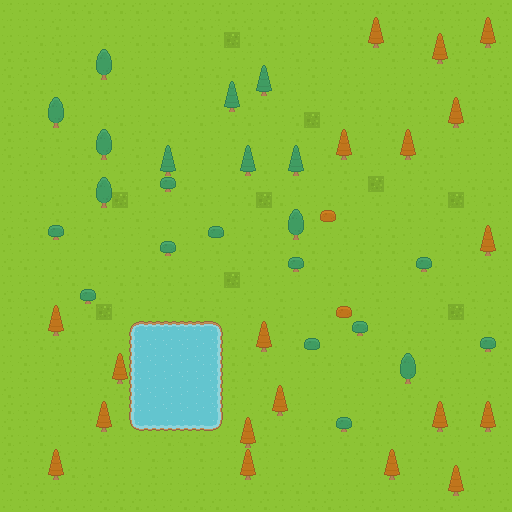

Tiled map render using the project's own tile images. Description and the whole map definition, tile-layer contents included, below:
An orthogonal 32x32 tile map with 16x16 px tiles, 3 tile layers (Ground, Water, Trees).

<map version="1.4" tiledversion="1.4.2" orientation="orthogonal" renderorder="right-down" width="32" height="32" tilewidth="16" tileheight="16" infinite="0" nextlayerid="9" nextobjectid="1">
 <tileset firstgid="1" name="Tilesheet" tilewidth="16" tileheight="16" tilecount="1156" columns="34">
  <image source="../Tilesheet.png" width="544" height="544" />
 </tileset>
 <layer id="6" name="Ground" width="32" height="32">
  <data encoding="csv">
9,9,9,9,8,8,8,8,8,9,8,8,9,8,8,9,9,8,8,8,9,8,9,8,8,8,9,8,8,9,9,8,
9,9,9,8,9,9,9,9,9,9,9,8,8,9,8,8,8,8,9,9,9,9,8,9,8,8,8,9,9,9,9,9,
9,9,8,8,9,9,8,9,8,8,8,8,8,9,40,8,8,8,9,8,9,8,8,8,8,8,8,8,8,9,8,9,
8,8,9,8,8,8,8,9,9,9,9,9,9,9,9,9,9,9,8,8,9,8,9,9,8,9,8,8,8,8,8,9,
8,8,9,9,8,8,8,9,8,9,9,8,8,8,8,9,9,9,9,8,9,8,9,9,9,9,9,9,9,8,8,8,
9,8,8,9,8,8,8,9,9,8,8,8,9,9,8,8,9,8,9,8,9,8,8,9,9,8,8,8,9,8,9,8,
8,8,9,9,9,9,9,9,9,9,9,9,9,8,8,8,8,9,9,9,9,8,8,8,8,8,8,9,8,8,8,9,
8,9,9,8,8,9,8,8,9,8,9,9,8,9,8,8,9,9,8,40,9,9,9,8,8,9,9,9,8,9,9,8,
8,9,8,8,9,9,8,9,8,8,8,8,9,9,8,8,9,8,8,9,9,8,9,9,8,9,9,9,8,9,8,8,
8,9,8,9,8,8,9,9,8,9,8,9,8,9,9,8,9,9,9,9,8,9,8,9,9,9,8,8,9,9,9,9,
9,8,8,9,8,9,9,8,9,9,8,9,9,9,8,9,8,9,8,9,8,8,9,9,9,8,8,9,9,9,9,9,
9,9,9,9,9,8,9,8,8,9,9,8,8,9,8,8,9,9,8,9,9,8,9,40,9,9,8,8,9,8,8,8,
9,9,8,8,9,9,8,40,9,8,9,8,8,9,8,8,40,8,9,9,8,8,9,8,9,8,8,8,40,9,8,9,
9,8,9,8,9,8,8,9,8,9,8,9,9,9,8,9,8,9,9,8,9,8,9,9,8,8,9,8,9,8,9,9,
8,9,8,9,9,8,8,9,9,8,9,9,8,8,9,8,8,9,9,9,9,8,8,8,8,9,9,8,8,9,9,9,
9,9,9,9,9,9,9,9,9,8,8,9,9,8,8,8,8,8,8,8,8,9,8,8,8,9,9,9,8,8,8,8,
8,8,9,8,9,9,8,9,8,8,8,9,8,9,8,8,8,9,9,8,8,8,9,8,9,8,9,9,9,9,8,9,
9,9,9,8,8,8,9,8,8,8,8,8,9,9,40,9,8,9,9,9,8,8,9,8,9,9,8,8,8,9,9,9,
8,8,9,9,9,8,9,8,9,9,8,8,8,8,9,8,9,8,9,9,9,8,9,8,9,9,9,8,9,8,8,8,
9,9,8,9,9,8,40,9,9,8,9,8,8,8,9,8,9,8,9,9,8,8,8,9,9,9,8,8,40,9,8,9,
8,8,9,8,8,9,9,9,0,0,0,0,0,0,9,9,9,8,8,9,8,9,9,9,8,8,8,9,8,9,8,8,
9,9,8,8,8,9,8,9,0,0,0,0,0,0,8,8,8,9,8,8,9,9,9,8,8,8,8,9,8,9,8,8,
9,8,9,8,9,9,8,9,0,0,0,0,0,0,8,8,8,9,9,8,8,8,8,9,8,8,9,9,9,9,8,8,
9,8,9,8,9,8,8,9,0,0,0,0,0,0,8,8,8,9,9,9,9,9,8,8,9,8,9,8,8,8,8,8,
8,9,9,9,9,9,8,8,0,0,0,0,0,0,8,9,8,9,9,9,9,8,9,9,9,8,8,8,9,9,8,9,
8,8,8,9,8,8,9,9,0,0,0,0,0,0,9,9,8,9,9,9,9,9,9,8,8,8,8,8,8,8,9,8,
8,9,8,9,9,9,8,8,0,0,0,0,0,0,9,8,8,9,8,8,8,8,8,8,9,9,8,8,8,9,9,9,
8,9,8,9,9,8,8,9,9,9,8,8,8,9,9,8,8,8,9,8,9,8,8,8,9,9,8,8,9,8,9,9,
8,8,8,8,8,9,8,9,9,8,8,9,8,9,9,9,9,8,9,8,9,8,8,9,9,8,8,8,9,9,8,8,
8,9,9,8,8,8,9,9,9,8,9,9,9,9,9,8,9,9,9,9,9,9,9,9,8,9,9,9,9,8,9,9,
9,8,8,9,9,8,8,8,8,8,9,9,8,9,9,8,8,8,8,8,8,9,8,9,8,9,9,9,8,9,8,9,
9,9,9,8,9,9,8,8,8,9,9,8,8,8,9,9,8,9,9,8,8,9,9,8,9,9,9,8,9,9,9,8
</data>
 </layer>
 <layer id="8" name="Water" width="32" height="32">
  <data encoding="csv">
0,0,0,0,0,0,0,0,0,0,0,0,0,0,0,0,0,0,0,0,0,0,0,0,0,0,0,0,0,0,0,0,
0,0,0,0,0,0,0,0,0,0,0,0,0,0,0,0,0,0,0,0,0,0,0,0,0,0,0,0,0,0,0,0,
0,0,0,0,0,0,0,0,0,0,0,0,0,0,0,0,0,0,0,0,0,0,0,0,0,0,0,0,0,0,0,0,
0,0,0,0,0,0,0,0,0,0,0,0,0,0,0,0,0,0,0,0,0,0,0,0,0,0,0,0,0,0,0,0,
0,0,0,0,0,0,0,0,0,0,0,0,0,0,0,0,0,0,0,0,0,0,0,0,0,0,0,0,0,0,0,0,
0,0,0,0,0,0,0,0,0,0,0,0,0,0,0,0,0,0,0,0,0,0,0,0,0,0,0,0,0,0,0,0,
0,0,0,0,0,0,0,0,0,0,0,0,0,0,0,0,0,0,0,0,0,0,0,0,0,0,0,0,0,0,0,0,
0,0,0,0,0,0,0,0,0,0,0,0,0,0,0,0,0,0,0,0,0,0,0,0,0,0,0,0,0,0,0,0,
0,0,0,0,0,0,0,0,0,0,0,0,0,0,0,0,0,0,0,0,0,0,0,0,0,0,0,0,0,0,0,0,
0,0,0,0,0,0,0,0,0,0,0,0,0,0,0,0,0,0,0,0,0,0,0,0,0,0,0,0,0,0,0,0,
0,0,0,0,0,0,0,0,0,0,0,0,0,0,0,0,0,0,0,0,0,0,0,0,0,0,0,0,0,0,0,0,
0,0,0,0,0,0,0,0,0,0,0,0,0,0,0,0,0,0,0,0,0,0,0,0,0,0,0,0,0,0,0,0,
0,0,0,0,0,0,0,0,0,0,0,0,0,0,0,0,0,0,0,0,0,0,0,0,0,0,0,0,0,0,0,0,
0,0,0,0,0,0,0,0,0,0,0,0,0,0,0,0,0,0,0,0,0,0,0,0,0,0,0,0,0,0,0,0,
0,0,0,0,0,0,0,0,0,0,0,0,0,0,0,0,0,0,0,0,0,0,0,0,0,0,0,0,0,0,0,0,
0,0,0,0,0,0,0,0,0,0,0,0,0,0,0,0,0,0,0,0,0,0,0,0,0,0,0,0,0,0,0,0,
0,0,0,0,0,0,0,0,0,0,0,0,0,0,0,0,0,0,0,0,0,0,0,0,0,0,0,0,0,0,0,0,
0,0,0,0,0,0,0,0,0,0,0,0,0,0,0,0,0,0,0,0,0,0,0,0,0,0,0,0,0,0,0,0,
0,0,0,0,0,0,0,0,0,0,0,0,0,0,0,0,0,0,0,0,0,0,0,0,0,0,0,0,0,0,0,0,
0,0,0,0,0,0,0,0,0,0,0,0,0,0,0,0,0,0,0,0,0,0,0,0,0,0,0,0,0,0,0,0,
0,0,0,0,0,0,0,0,3,4,4,4,4,5,0,0,0,0,0,0,0,0,0,0,0,0,0,0,0,0,0,0,
0,0,0,0,0,0,0,0,6,2,2,2,1,7,0,0,0,0,0,0,0,0,0,0,0,0,0,0,0,0,0,0,
0,0,0,0,0,0,0,0,6,2,2,1,2,7,0,0,0,0,0,0,0,0,0,0,0,0,0,0,0,0,0,0,
0,0,0,0,0,0,0,0,6,1,1,2,1,7,0,0,0,0,0,0,0,0,0,0,0,0,0,0,0,0,0,0,
0,0,0,0,0,0,0,0,6,2,2,1,1,7,0,0,0,0,0,0,0,0,0,0,0,0,0,0,0,0,0,0,
0,0,0,0,0,0,0,0,6,1,2,1,1,7,0,0,0,0,0,0,0,0,0,0,0,0,0,0,0,0,0,0,
0,0,0,0,0,0,0,0,37,38,38,38,38,39,0,0,0,0,0,0,0,0,0,0,0,0,0,0,0,0,0,0,
0,0,0,0,0,0,0,0,0,0,0,0,0,0,0,0,0,0,0,0,0,0,0,0,0,0,0,0,0,0,0,0,
0,0,0,0,0,0,0,0,0,0,0,0,0,0,0,0,0,0,0,0,0,0,0,0,0,0,0,0,0,0,0,0,
0,0,0,0,0,0,0,0,0,0,0,0,0,0,0,0,0,0,0,0,0,0,0,0,0,0,0,0,0,0,0,0,
0,0,0,0,0,0,0,0,0,0,0,0,0,0,0,0,0,0,0,0,0,0,0,0,0,0,0,0,0,0,0,0,
0,0,0,0,0,0,0,0,0,0,0,0,0,0,0,0,0,0,0,0,0,0,0,0,0,0,0,0,0,0,0,0
</data>
 </layer>
 <layer id="7" name="Trees" width="32" height="32">
  <data encoding="csv">
0,0,0,0,0,0,0,0,0,0,0,0,0,0,0,0,0,0,0,0,0,0,0,0,0,0,0,0,0,0,0,0,
0,0,0,0,0,0,0,0,0,0,0,0,0,0,0,0,0,0,0,0,0,0,0,14,0,0,0,0,0,0,14,0,
0,0,0,0,0,0,0,0,0,0,0,0,0,0,0,0,0,0,0,0,0,0,0,48,0,0,0,14,0,0,48,0,
0,0,0,0,0,0,13,0,0,0,0,0,0,0,0,0,0,0,0,0,0,0,0,0,0,0,0,48,0,0,0,0,
0,0,0,0,0,0,47,0,0,0,0,0,0,0,0,0,15,0,0,0,0,0,0,0,0,0,0,0,0,0,0,0,
0,0,0,0,0,0,0,0,0,0,0,0,0,0,15,0,49,0,0,0,0,0,0,0,0,0,0,0,0,0,0,0,
0,0,0,13,0,0,0,0,0,0,0,0,0,0,49,0,0,0,0,0,0,0,0,0,0,0,0,0,14,0,0,0,
0,0,0,47,0,0,0,0,0,0,0,0,0,0,0,0,0,0,0,0,0,0,0,0,0,0,0,0,48,0,0,0,
0,0,0,0,0,0,13,0,0,0,0,0,0,0,0,0,0,0,0,0,0,14,0,0,0,14,0,0,0,0,0,0,
0,0,0,0,0,0,47,0,0,0,15,0,0,0,0,15,0,0,15,0,0,48,0,0,0,48,0,0,0,0,0,0,
0,0,0,0,0,0,0,0,0,0,49,0,0,0,0,49,0,0,49,0,0,0,0,0,0,0,0,0,0,0,0,0,
0,0,0,0,0,0,13,0,0,0,11,0,0,0,0,0,0,0,0,0,0,0,0,0,0,0,0,0,0,0,0,0,
0,0,0,0,0,0,47,0,0,0,0,0,0,0,0,0,0,0,0,0,0,0,0,0,0,0,0,0,0,0,0,0,
0,0,0,0,0,0,0,0,0,0,0,0,0,0,0,0,0,0,13,0,44,0,0,0,0,0,0,0,0,0,0,0,
0,0,0,11,0,0,0,0,0,0,0,0,0,45,0,0,0,0,47,0,0,0,0,0,0,0,0,0,0,0,14,0,
0,0,0,0,0,0,0,0,0,0,11,0,0,0,0,0,0,0,0,0,0,0,0,0,0,0,0,0,0,0,48,0,
0,0,0,0,0,0,0,0,0,0,0,0,0,0,0,0,0,0,11,0,0,0,0,0,0,0,11,0,0,0,0,0,
0,0,0,0,0,0,0,0,0,0,0,0,0,0,0,0,0,0,0,0,0,0,0,0,0,0,0,0,0,0,0,0,
0,0,0,0,0,11,0,0,0,0,0,0,0,0,0,0,0,0,0,0,0,0,0,0,0,0,0,0,0,0,0,0,
0,0,0,14,0,0,0,0,0,0,0,0,0,0,0,0,0,0,0,0,0,44,0,0,0,0,0,0,0,0,0,0,
0,0,0,48,0,0,0,0,0,0,0,0,0,0,0,0,14,0,0,0,0,0,11,0,0,0,0,0,0,0,0,0,
0,0,0,0,0,0,0,0,0,0,0,0,0,0,0,0,48,0,0,45,0,0,0,0,0,0,0,0,0,0,11,0,
0,0,0,0,0,0,0,14,0,0,0,0,0,0,0,0,0,0,0,0,0,0,0,0,0,13,0,0,0,0,0,0,
0,0,0,0,0,0,0,48,0,0,0,0,0,0,0,0,0,0,0,0,0,0,0,0,0,47,0,0,0,0,0,0,
0,0,0,0,0,0,0,0,0,0,0,0,0,0,0,0,0,14,0,0,0,0,0,0,0,0,0,0,0,0,0,0,
0,0,0,0,0,0,14,0,0,0,0,0,0,0,0,0,0,48,0,0,0,0,0,0,0,0,0,14,0,0,14,0,
0,0,0,0,0,0,48,0,0,0,0,0,0,0,0,14,0,0,0,0,0,11,0,0,0,0,0,48,0,0,48,0,
0,0,0,0,0,0,0,0,0,0,0,0,0,0,0,48,0,0,0,0,0,0,0,0,0,0,0,0,0,0,0,0,
0,0,0,14,0,0,0,0,0,0,0,0,0,0,0,14,0,0,0,0,0,0,0,0,14,0,0,0,0,0,0,0,
0,0,0,48,0,0,0,0,0,0,0,0,0,0,0,48,0,0,0,0,0,0,0,0,48,0,0,0,14,0,0,0,
0,0,0,0,0,0,0,0,0,0,0,0,0,0,0,0,0,0,0,0,0,0,0,0,0,0,0,0,48,0,0,0,
0,0,0,0,0,0,0,0,0,0,0,0,0,0,0,0,0,0,0,0,0,0,0,0,0,0,0,0,0,0,0,0
</data>
 </layer>
</map>